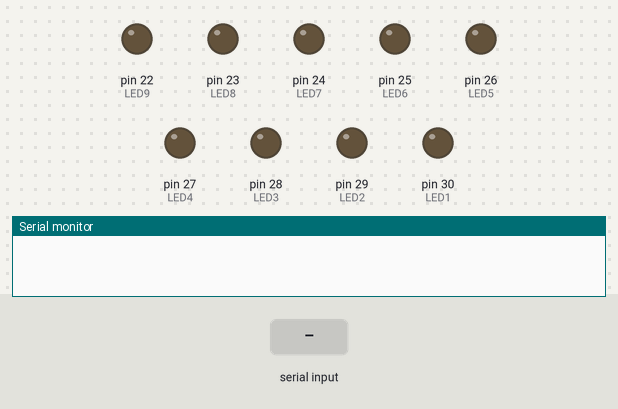
The sketch below on a simulated Arduino Mega 2560, built with avr-gcc and run on an emulated ATmega2560. On the bench: output pins drawn as LEDs (lit = HIGH), the last lines printed to the serial monitor. The inputs (shaded band) are chosen by the test bench.

Above: at 1.2 s.
1.3 s: "5\n" received over Serial
At 1.7 s:
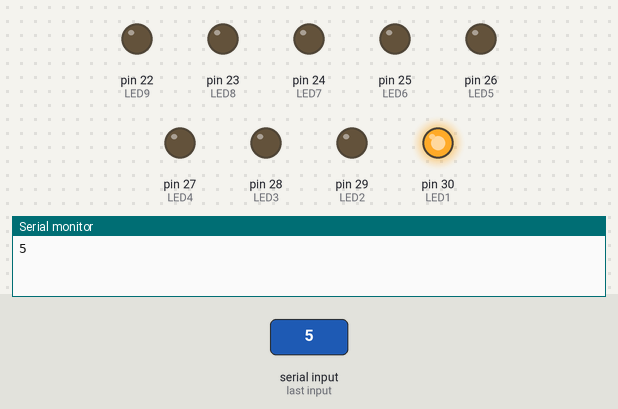
At 4.1 s:
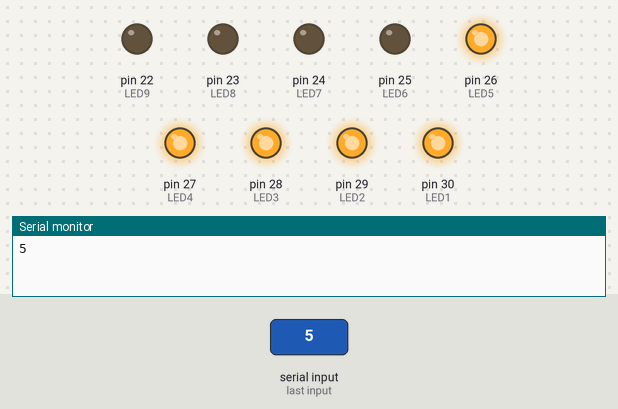
4.3 s: "90,45\n" received over Serial
Timing chart, 0 to 7.3 s (numbered marks = the images above; inputs shaded):
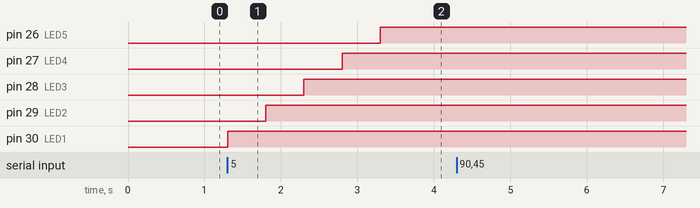

The sketch:

sketch_feb26b.ino
```cpp
#define LED1 30
#define LED2 29
#define LED3 28
#define LED4 27
#define LED5 26
#define LED6 25
#define LED7 24
#define LED8 23
#define LED9 22
int x = 0;

int num = 0;
void setup() {
  // put your setup code here, to run once:
  pinMode(LED1, OUTPUT);
  pinMode(LED2, OUTPUT);
  pinMode(LED3, OUTPUT);
  pinMode(LED4, OUTPUT);
  pinMode(LED5, OUTPUT);
  pinMode(LED6, OUTPUT);
  pinMode(LED7, OUTPUT);
  pinMode(LED8, OUTPUT);
  pinMode(LED1, OUTPUT);
  pinMode(LED9, OUTPUT);

  Serial.begin(9600);
}

void loop() {
  // put your main code here, to run repeatedly:
  //if(x ==0){
  //  Serial.print("enter num between 1-9: ");
  //  x++;
 // }

  if (Serial.available() > 0) {
    // read the incoming byte:
    num = Serial.parseInt();
    Serial.print(num);
  }
  if(num > 9){
    Serial.print("Invalid number");
    Serial.print("\n");
    }
  else{
    for(int i=30; i > 30 - num; i--){
      digitalWrite(i , HIGH);
      delay(500);
    }
    }

}
```

Measured:
- after the input at 1.3 s, pin 26 (LED5): LOW → HIGH after 2.0 s; pin 27 (LED4): LOW → HIGH after 1.5 s; pin 28 (LED3): LOW → HIGH after 1.0 s; pin 29 (LED2): LOW → HIGH after 0.50 s; pin 30 (LED1): LOW → HIGH at once
